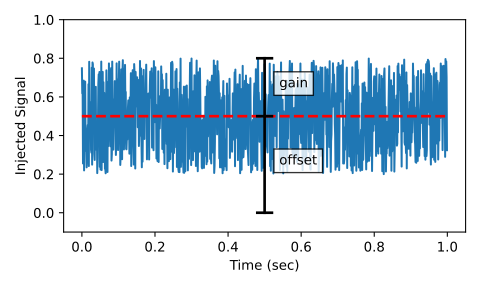

The Python source for this figure:
import matplotlib.pyplot as plt
import numpy as np
import random

t_step = 1e-3
tt = np.arange(0, 1, t_step)
yy = np.zeros_like(tt)

offset = 0.5
gain = 0.3

t_local = 0
for idx,t in enumerate(tt):
    yy[idx] = random.uniform(-1, 1)*gain + offset

fig, ax = plt.subplots(nrows=1, ncols=1, figsize=(5,3))
ax.plot(tt, yy)

ax.set_ylim(-0.1, 1)

ax.set_xlabel("Time (sec)")
ax.set_ylabel("Injected Signal")

anno_lw = 2

ax.plot([0,1], [offset, offset], color='red', linewidth=anno_lw, linestyle='dashed')
ax.plot([0.5-0.02, 0.5+0.02], [offset, offset], color='black', linewidth=anno_lw)

# Add gain label
ax.plot([0.5-0.02, 0.5+0.02], [offset+gain, offset+gain], color='black', linewidth=anno_lw)
ax.plot([0.5, 0.5], [offset, offset+gain], color='black', linewidth=anno_lw)
ax.text(0.5 + 0.04, offset+gain/2, "gain",  ha="left", bbox=dict(facecolor='white', alpha=0.8))

ax.plot([0.5-0.02, 0.5+0.02], [0, 0], color='black', linewidth=anno_lw)
ax.plot([0.5, 0.5], [0, offset], color='black', linewidth=anno_lw)
ax.text(0.5 + 0.04, offset/2, "offset",  ha="left", bbox=dict(facecolor='white', alpha=0.8))

fig.tight_layout()

fig.show()
